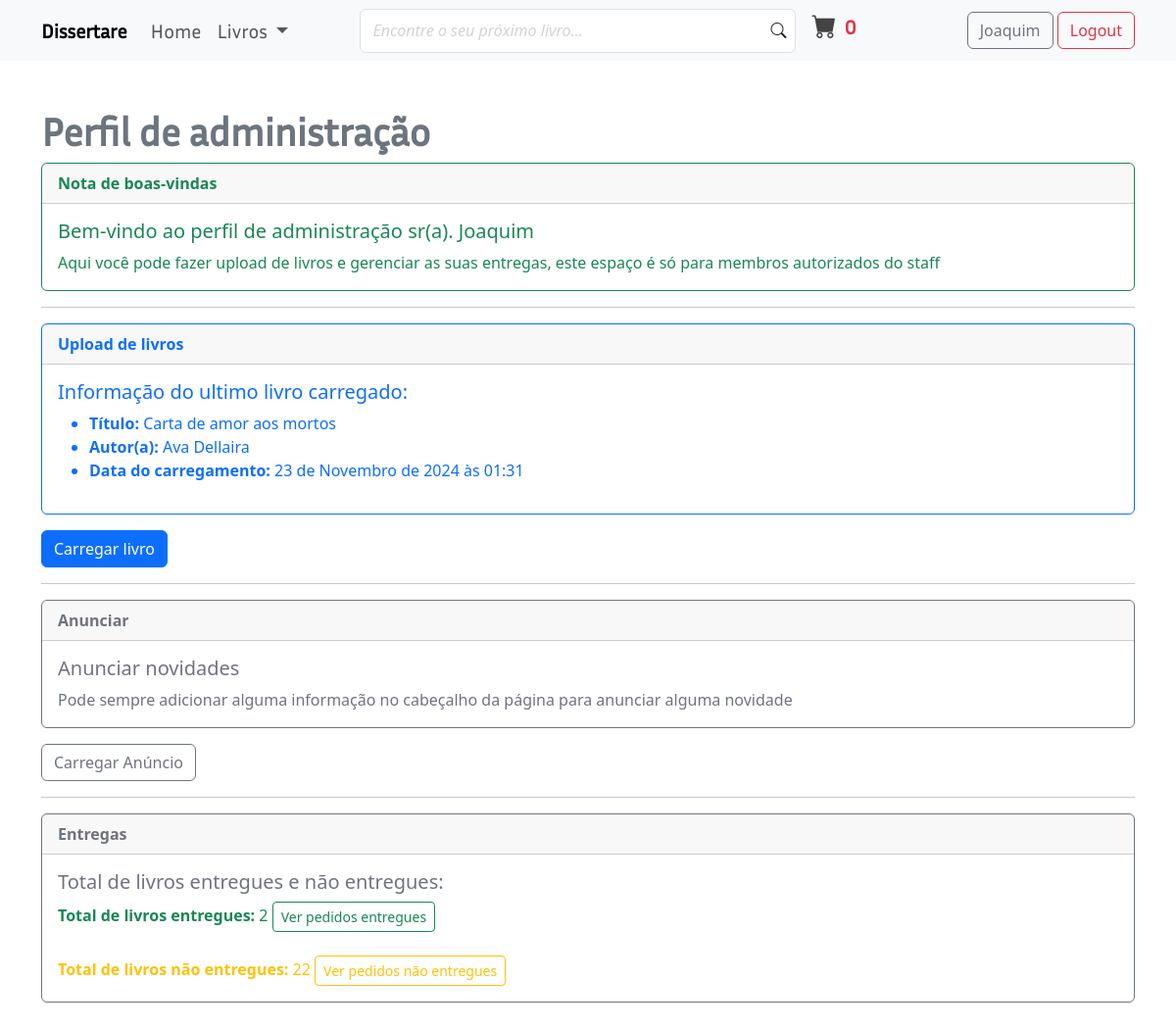
/users/staff_profile/ (signed in), run on the app's committed database.
### books/models.py (models this page shows, shortened)
class Books(models.Model):
    author = models.ForeignKey(Authors, on_delete=models.CASCADE, verbose_name='Autor do livro')
    file = models.FileField(
        upload_to=books_pdf_file_path,
        verbose_name='Arquivo',
        validators=[pdf_format_validator]
    )
    title = models.CharField(max_length=50, verbose_name='Título do livro')
    description = models.TextField(max_length=400, verbose_name='Sinopse')
    comment = models.TextField(max_length=400, verbose_name='Comentário', null=True, blank=True)
    cover = models.ImageField(
        upload_to=books_image_file_path,
        verbose_name='Capa do livro')
    date_posted = models.DateTimeField(default=timezone.now, verbose_name='Publicado no site em')
    uploaded_by = models.ForeignKey(User, on_delete=models.CASCADE, verbose_name='Enviado por')
    category = models.ManyToManyField(Category, related_name='books_category', default=[0])
    price = models.DecimalField(default=0, decimal_places=2, max_digits=6)
    is_sale = models.BooleanField(default=False)
    sale_price = models.DecimalField(default=0, decimal_places=2, max_digits=6)
    class Meta:
        verbose_name_plural = 'Books'

class Authors(models.Model):
    name = models.CharField(max_length=30, verbose_name='Nome do autor')
    image = models.ImageField(
        upload_to=authors_image_file_path,
        verbose_name='Imagem do autor',
        blank=True)
    biography = models.TextField(max_length=400, verbose_name='Biografia do autor')
    registration_date = models.DateTimeField(default=timezone.now, verbose_name='Registado em')
    class Meta:
        verbose_name_plural = 'Authors'

### users/views.py (the view)
@login_required
def staff_profile(request):
    if request.user.is_superuser:
        last_book_uploaded = Books.objects.last()
        shipped_quantity = Order.objects.filter(shipped=True).count()
        not_shipped_quantity = Order.objects.filter(shipped=False).count()
        return render(
            request,
            'users/staff_profile.html',
            {
                'last_book_uploaded': last_book_uploaded,
                'shipped_quantity': shipped_quantity,
                'not_shipped_quantity': not_shipped_quantity,
            }
        )
    else:
        raise Http404

### books/context_processors.py (called while the page is built)
def announcement(request):
    announcement_obj = Announcement_context(request)
    announcements = announcement_obj.announcement.order_by('-date_posted')[:3]
    return {'announcements': announcements}

### cart/cart.py (called while the page is built)
    def __len__(self):
        return len(self.cart)

### cart/context_processors.py (called while the page is built)
def cart(request):
    return {'cart': Cart(request)}

### users/templates/users/staff_profile.html
{% extends "books/base.html" %}
{% block main_content%}
    <div class="container my-5">
        <h1 class="fw-bold text-secondary">Perfil de administração</h1>
        <div class="card border-success mb-3">
            <div class="card-header fw-bold text-success">Nota de boas-vindas</div>
            <div class="card-body text-success">
              <h5 class="card-title">Bem-vindo ao perfil de administração sr(a). {{user.username}}</h5>
              <p class="card-text">Aqui você pode fazer upload de livros e gerenciar as suas entregas, este espaço é só para membros autorizados do staff</p>
            </div>
        </div>
        <hr>
        <div class="card border-primary mb-3">
          <div class="card-header fw-bold text-primary">Upload de livros</div>
          <div class="card-body text-primary">
            <h5 class="card-title">Informação do ultimo livro carregado:</h5>
            <ul>
              <li class="card-text">
                <strong>Título:</strong> {{last_book_uploaded.title}}
              </li>
              <li class="card-text">
                <strong>Autor(a):</strong> {{last_book_uploaded.author.name}}
              </li>
              <li class="card-text">
                <strong>Data do carregamento:</strong> {{last_book_uploaded.date_posted}}
              </li>
            </ul>
          </div>
        </div>
        <a href="{% url 'upload-book' %}" class="btn btn-primary">Carregar livro</a>
        <hr>
        <div class="card border-secondary mb-3">
          <div class="card-header fw-bold text-secondary">Anunciar</div>
          <div class="card-body text-secondary">
            <h5 class="card-title">Anunciar novidades</h5>
            <p class="card-text">Pode sempre adicionar alguma informação no cabeçalho da página para anunciar alguma novidade</p>
          </div>
        </div>
        <a href="{% url 'upload-announcement' %}" class="btn btn-outline-secondary">Carregar Anúncio</a>
        <hr>
        <div class="card border-secondary mb-3">
            <div class="card-header fw-bold text-secondary">Entregas</div>
            <div class="card-body text-secondary">
              <h5 class="card-title">Total de livros entregues e não entregues:</h5>
              <span class="text-success"><strong>Total de livros entregues:</strong> {{shipped_quantity}} </span>
              <a href="{% url 'shipped-dash' %}" class="btn btn-sm btn-outline-success">Ver pedidos entregues</a>
              <br><br>
              <span class="text-warning"><strong>Total de livros não entregues:</strong> {{not_shipped_quantity}} </span>
              <a href="{% url 'not-shipped-dash' %}" class="btn btn-sm btn-outline-warning">Ver pedidos não entregues</a>
            </div>
        </div>
    </div>
{% endblock main_content%}

### books/templates/books/base.html (shortened to what this page needs)
{% load static %}
<!doctype html>
<html lang="pt-pt">
  <head>
    <link rel="stylesheet" href="{% static 'books/css/general_style.css' %}">
    <link href="https://cdn.jsdelivr.net/npm/bootstrap@5.3.3/dist/css/bootstrap.min.css" rel="stylesheet">
    <link rel="stylesheet" href="https://cdn.jsdelivr.net/npm/bootstrap-icons@1.11.3/font/bootstrap-icons.min.css">
  </head>
  <body>
    <nav class="navbar navbar-expand-lg bg-body-tertiary sticky-top pb-3 pb-md-2">
        <div class="container">
            <a class="navbar-brand fw-bold" href="{% url 'home' %}">Dissertare</a>
            <div class="collapse navbar-collapse justify-content-between" id="navbarSupportedContent">
                <ul class="navbar-nav mb-2 mb-lg-0 fs-5">
                    {% if title == 'home' %}
                        <li class="nav-item">
                            <a class="nav-link active" aria-current="page" href="{% url 'home' %}">
                                Home
                            </a>
                        </li>
                        <li class="nav-item dropdown">
                            <a class="nav-link dropdown-toggle" href="#" role="button" data-bs-toggle="dropdown" aria-expanded="false">
                                Livros
                            </a>
                            <ul class="dropdown-menu">
                                {% if user.is_superuser %}
                                    <li class="border-bottom">
                                        <a href="{% url 'staff-profile' %}" class="dropdown-item" title="upload book">
                                            <i class="bi bi-person"></i> Perfil de administração
                                        </a>
                                    </li>
                                {% endif %}
                                <li><a class="dropdown-item" href="{% url 'books' %}">Livros</a></li>
                                <li><a class="dropdown-item" href="{% url 'home' %}">E-books</a></li>
                                <li><a class="dropdown-item" href="{% url 'all-authors' %}">Autores</a></li>
                                <li><a class="dropdown-item" href="{% url 'home' %}">Categorias</a></li>
                            </ul>
                        </li>
                    {% else %}
                        <li class="nav-item">
                            <a class="nav-link" aria-current="page" href="{% url 'home' %}">
                                Home
                            </a>
                        </li>
                        <li class="nav-item dropdown">
                            <a class="nav-link dropdown-toggle" href="#" role="button" data-bs-toggle="dropdown" aria-expanded="false">
                                Livros
                            </a>
                        </li>
                    {% endif %}
                </ul>
                <form class="d-flex flex-column flex-md-row me-5 w-50 mb-3 mb-lg-0" role="search">
                    <div class="w-100 d-flex align-items-center me-3 form-inputs">
                        <input class="form-control fw-bold" type="text" placeholder="Encontre o seu próximo livro...">
                        <i class="bi bi-search"></i>
                    </div>
                    <div class="cart-button my-4 my-md-0">
                        <a href="{% url 'cart_summary' %}" class="d-flex flex-row align-items-center">
                            <span class="shop-bag"><i class="bi bi-cart-fill"></i></span>
                            <div class="d-flex flex-column ms-2">
                                <span id="cart_quantity" class="qty fs-5 fw-bold text-danger">{{cart|length}}</span>
                            </div>
                        </a>
                    </div>
                </form>
                <div class="justify-content-between">
                    {% if user.is_active %}
                        <a href="{% url 'profile' %}" class="btn btn-outline-secondary">{{user.username|truncatechars:14}}</a>
                        <a href="{% url 'logout' %}" class="btn btn-outline-danger">Logout</a>
                    {% else %}
                        <a href="{% url 'login' %}" class="btn btn-success me-5">Login</a>
                        <a href="{% url 'register' %}" class="btn btn-outline-primary">Cadastrar</a>
                    {% endif %}
                </div>
            </div>
        </div>
    </nav>
    <main>
        {% block main_content %}{% endblock %}
    </main>
  </body>
</html>

### books/static/books/css/general_style.css (style rules this page uses)
* { box-sizing: border-box; }
h1, h2, h3, a { font-family: Inria_Sans; }
.form-inputs { position:relative; }
.form-inputs .form-control { height:45px; }
.form-inputs .form-control::placeholder { font-style: italic; font-weight: lighter; color: lightgray; }
.form-inputs i { position:absolute; right:10px; background-color: #fff; }
.cart-button a { text-decoration: none; color: #000; }
.shop-bag { color:#434343; font-size:25px; display:flex; border-radius:50%; align-items:center; justify-content:center; }
.qty { font-size:12px; }

### data on the page
Books: title "Carta de amor aos mortos", author.name "Ava Dellaira", date_posted "23 de Novembro de 2024 às 01:31"

### other printed values
{{ cart|length }} "0"
{{ user.username|truncatechars:14 }} "Joaquim"
{{ user.username }} "Joaquim"
{{ shipped_quantity }} "2"
{{ not_shipped_quantity }} "22"
